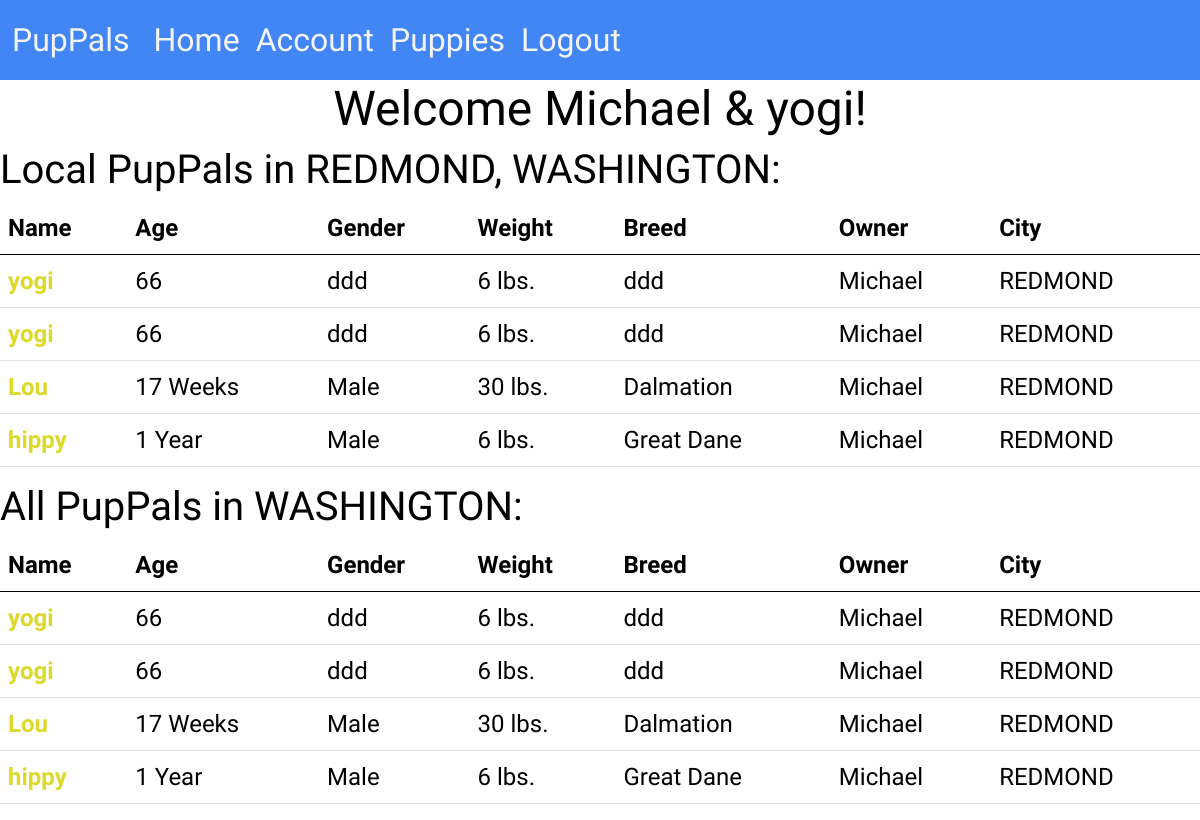
Page /welcome (signed in) on the committed database.
### main/models.py (models this page shows)
class User(models.Model):
    dog_name = models.CharField(max_length=50)
    dog_gender = models.CharField(max_length=50)
    dog_breed = models.CharField(max_length=50)
    dog_weight = models.IntegerField()
    dog_age = models.CharField(max_length=50)
    dog_city = models.CharField(max_length=50)
    dog_state = models.CharField(max_length=50)
    dog_owner_first = models.CharField(max_length=50)
    dog_owner_last = models.CharField(max_length=50)
    email = models.CharField(max_length=255)
    password = models.CharField(max_length=50)
    created_at = models.DateTimeField(auto_now_add=True)
    updated_at = models.DateTimeField(auto_now=True)
    objects = UserManager()

### main/views.py (the view)
# urls.py: path('welcome', views.welcome),
def welcome(request):
    if 'user_id' in request.session:
        logged_in_user = User.objects.get(id=request.session['user_id'])
        all_users = User.objects.all()
        context = {
        'logged_in_user': logged_in_user,
        'all_users' : all_users
         }
        return render(request,'welcome.html',context)
    else:
        return redirect('/')

### main/templates/welcome.html (shortened to what this page needs)
<!DOCTYPE html>
<html lang="en">
<head>
  <link href="https://cdn.jsdelivr.net/npm/bootstrap@5.0.0-beta3/dist/css/bootstrap.min.css" rel="stylesheet"
>
  <link rel="stylesheet" href="static/css/style.css">
</head>
<body>
    <nav class="navbar navbar-expand-lg navbar-light bg-light">
      <div class="container-fluid">
        <a class="navbar-brand" href="#">PupPals</a>
        <div class="collapse navbar-collapse" id="navbarNav">
          <ul class="navbar-nav">
            <li class="nav-item">
              <a class="nav-link active" aria-current="page" href="#">Home</a>
            </li>
            <li class="nav-item">
              <a class="nav-link" href="user/{{logged_in_user.id}}">Account</a>
            </li>
            <li class="nav-item">
              <a class="nav-link" href="puppies">Puppies</a>
            </li>
            <li class="nav-item">
              <a class="nav-link" href="logout">Logout</a>
            </li>
          </ul>
        </div>
      </div>
    </nav>
    <div class="jumbotron">
      <h1 class="display-5">Welcome {{logged_in_user.dog_owner_first}} & {{logged_in_user.dog_name}}!</h1>
    </div>
    <h1 class="display-3">Local PupPals in {{logged_in_user.dog_city}}, {{logged_in_user.dog_state}}:</h1>
    <table class="table table">
      <thead>
        <tr>
          <th scope="col">Name</th>
          <th scope="col">Age</th>
          <th scope="col">Gender</th>
          <th scope="col">Weight</th>
          <th scope="col">Breed</th>
          <th scope="col">Owner</th>
          <th scope="col">City</th>
        </tr>
      </thead>
      <tbody>
        <tr>
          {%for user in all_users%}
          {%if user.dog_state == logged_in_user.dog_state %}
          {%if user.dog_city == logged_in_user.dog_city %}
          <th scope="row"><a href="/user/{{user.id}}">{{user.dog_name}}</a></th>
          <td>{{user.dog_age}}</td>
          <td>{{user.dog_gender}}</td>
          <td>{{user.dog_weight}} lbs.</td>
          <td>{{user.dog_breed}}</td>
          <td>{{user.dog_owner_first}}</td>
          <td>{{user.dog_city}}</td>
        </tr>
        {%endif%}
        {%endif%}
        {%endfor%}
      </tbody>
    </table>
    <h1 class="display-3">All PupPals in {{logged_in_user.dog_state}}:</h1>
    <table class="table table">
      <thead>
        <tr>
          <th scope="col">Name</th>
          <th scope="col">Age</th>
          <th scope="col">Gender</th>
          <th scope="col">Weight</th>
          <th scope="col">Breed</th>
          <th scope="col">Owner</th>
          <th scope="col">City</th>
        </tr>
      </thead>
      <tbody>
        <tr>
          {%for user in all_users%}
          {%if user.dog_state == logged_in_user.dog_state %}
          <th scope="row"> <a href="/user/{{user.id}}">{{user.dog_name}}</a></th>
          <td>{{user.dog_age}}</td>
          <td>{{user.dog_gender}}</td>
          <td>{{user.dog_weight}} lbs.</td>
          <td>{{user.dog_breed}}</td>
          <td>{{user.dog_owner_first}}</td>
          <td>{{user.dog_city}}</td>
        </tr>
        {%endif%}
        {%endfor%}
      </tbody>
    </table>
</body>
</html>

### main/static/css/style.css (style rules this page uses)
h1.display-3 { font-family: 'Alata', sans-serif;; font-size: 40px; }
h1 { font-family: 'Alata', sans-serif; font-size: 60px; justify-content: left; display: flex; color: black !important; }
li { color: red; font-family: 'Cabin', sans-serif; font-size: x-large !important; }
nav { background-color: #4267b2 !important; color: #DDD92A !important; }
.bg-light { background-color: #4285F4 !important; }
a.nav-link { color: whitesmoke !important; font-size: xx-large; font-family: 'Alata', sans-serif; }
a.navbar-brand { color: whitesmoke !important; font-size: xx-large; font-family: 'Rock Salt', cursive; }
table { font-size: x-large; font-family: 'Alata', sans-serif; color: black !important; }
h1.display-5 { justify-content: center; display: flex; font-family: 'Alata', sans-serif; color: black !important; }
a { text-decoration: none; color: #DDD92A !important; }

### rows in the picture
User: dog_owner_first "Michael", dog_name "yogi", dog_city "REDMOND", dog_state "WASHINGTON", dog_age "66", dog_gender "ddd", dog_weight "6", dog_breed "ddd"
User: dog_name "yogi", dog_age "66", dog_gender "ddd", dog_weight "6", dog_breed "ddd", dog_owner_first "Michael", dog_city "REDMOND"
User: dog_name "Lou", dog_age "17 Weeks", dog_gender "Male", dog_weight "30", dog_breed "Dalmation", dog_owner_first "Michael", dog_city "REDMOND"
User: dog_name "hippy", dog_age "1 Year", dog_gender "Male", dog_weight "6", dog_breed "Great Dane", dog_owner_first "Michael", dog_city "REDMOND"
